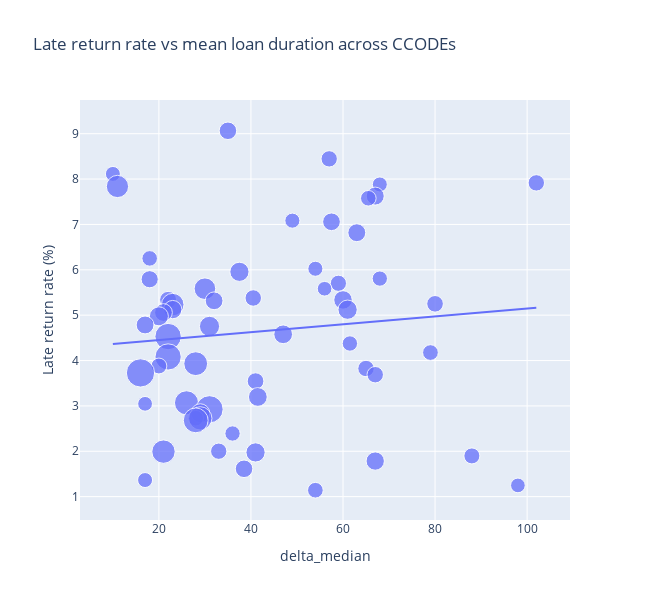

Notebook code cell kept with this figure:
### Markdown cell above
### MIN_BORROWINGS_PER_CCODE = 1000
Pearson  r   = 0.5070   p-value ("null hypothesis: no correlation") = 3.98e-07
Spearman rho = 0.5110   p-value ("null hypothesis: no correlation") = = 3.12e-07

Late return rates generally increase with the mean loan duration per CCODE, indicating a clear positive association. At the same time, there is substantial scatter, so CCODEs with similar mean loan durations can still have very different late rates, suggesting additional influencing factors. The most extreme values occur more often in CCODEs with fewer loans, which may partly reflect sampling noise

### MIN_BORROWINGS_PER_CCODE = 5000
To get a more robust picture, we apply a higher threshold. The relationship becomes clearer, but there is still substantial variance

Pearson  r   = 0.6683   p-value ("null hypothesis: no correlation") = 5.38e-09
Spearman rho = 0.6904   p-value ("null hypothesis: no correlation") = = 1.04e-09

### Code cell
input_data_frame = ccode_table.copy()

input_data_frame["size"] = 50 + 400 * np.sqrt(
    input_data_frame["n_loans"] / input_data_frame["n_loans"].max()
)

fig = px.scatter(
    input_data_frame,
    x="delta_median",
    y="late_rate_percent",
    size="size",
    hover_name="Sammlungszeichen/CCODE",
    hover_data={
        "n_loans": True,
        "delta_median": ":.1f",
        "late_rate_percent": ":.2f",
        "size": False,
    },
    labels={
        "delta_median": "delta_median",
        "late_rate_percent": "Late return rate (%)",
    },
    title="Late return rate vs mean loan duration across CCODEs",
    trendline="ols",
)

fig.update_traces(marker=dict(opacity=0.75))
fig.update_layout(width=650, height=600)
fig.show()

log_pearson_spearman(input_data_frame, "delta_median", "late_rate_percent")

### Figure 1 — Plotly figure (JSON) as saved in the notebook; plotly's stock layout.template omitted (floating-point values rounded to 4 significant figures)
{"data": [{"customdata": [[16320.0, 172.5], [11000.0, 150.6], [6261.0, 125.9], [11280.0, 151.8], [6293.0, 126.1], [56860.0, 278.6], [18990.0, 182.1], [8262.0, 137.2], [6593.0, 127.9], [17310.0, 176.2], [18510.0, 180.4], [8078.0, 136.2], [6525.0, 127.5], [26900.0, 207.3], [7285.0, 131.8], [14690.0, 166.2], [10400.0, 147.8], [49080.0, 262.4], [5446.0, 120.8], [11530.0, 152.9], [13640.0, 162.0], [22100.0, 192.5], [17770.0, 177.8], [12100.0, 155.4], [60690.0, 286.2], [21100.0, 189.3], [27400.0, 208.7], [17690.0, 177.5], [25710.0, 203.7], [18210.0, 179.4], [34520.0, 228.1], [23680.0, 197.5], [127000.0, 391.6], [7496.0, 133.0], [8621.0, 139.0], [123900.0, 387.5], [78710.0, 319.0], [9202.0, 142.0], [11300.0, 151.9], [174000.0, 450.0], [11420.0, 152.4], [12410.0, 156.8], [23650.0, 197.4], [83570.0, 327.2], [5712.0, 122.5], [147000.0, 417.7], [24620.0, 200.4], [8244.0, 137.1], [70800.0, 305.1], [96440.0, 347.8], [7358.0, 132.2], [10840.0, 149.8], [72230.0, 307.7], [27100.0, 207.8], [9696.0, 144.4], [20900.0, 188.6], [16610.0, 173.6], [6370.0, 126.5], [5531.0, 121.3], [8499.0, 138.4]], "hovertemplate": "<b>%{hovertext}</b><br><br>delta_median=%{x:.1f}<br>Late return rate (%)=%{y:.2f}<br>n_loans=%{customdata[0]}<extra></extra>", "hovertext": ["dvdsa", "esan", "dvdkisa", "esaw", "sk", "dvdki", "esav", "esah", "esag", "esao", "esam", "eslfantasy", "esar", "jusa", "esas", "kifr", "esau", "kisa", "esak", "esae", "jusare", "esach", "sp", "esay", "kisl", "mag", "esax", "dvdserie", "kisare", "tonie", "jusl", "efr", "dvdsl", "dsa", "esap", "kisl4.1", "kisl5.1", "kisabire", "esad", "kisl1", "zs", "dkisa", "ecom", "esac", "eslbiograf", "dki", "juslmanga", "eslhist", "kislcomic", "esl", "esltabu", "dslKrimi", "eslkrimi/thriller", "dsl", "dmKlassik", "dmPop", "eslunterha", "dslThriller", "dmWeltmusik/Folk", "dmJazz"], "legendgroup": "", "marker": {"color": "#636efa", "size": [172.5, 150.6, 125.9, 151.8, 126.1, 278.6, 182.1, 137.2, 127.9, 176.2, 180.4, 136.2, 127.5, 207.3, 131.8, 166.2, 147.8, 262.4, 120.8, 152.9, 162.0, 192.5, 177.8, 155.4, 286.2, 189.3, 208.7, 177.5, 203.7, 179.4, 228.1, 197.5, 391.6, 133.0, 139.0, 387.5, 319.0, 142.0, 151.9, 450.0, 152.4, 156.8, 197.4, 327.2, 122.5, 417.7, 200.4, 137.1, 305.1, 347.8, 132.2, 149.8, 307.7, 207.8, 144.4, 188.6, 173.6, 126.5, 121.3, 138.4], "sizemode": "area", "sizeref": 1.125, "symbol": "circle", "opacity": 0.75}, "mode": "markers", "name": "", "orientation": "v", "showlegend": false, "x": [35.0, 57.0, 10.0, 102.0, 68.0, 11.0, 67.0, 65.5, 49.0, 57.5, 63.0, 18.0, 54.0, 37.5, 68.0, 18.0, 59.0, 30.0, 56.0, 40.5, 22.0, 60.0, 32.0, 80.0, 23.0, 23.0, 61.0, 21.0, 20.0, 17.0, 31.0, 47.0, 22.0, 61.5, 79.0, 22.0, 28.0, 20.0, 65.0, 16.0, 67.0, 41.0, 41.5, 26.0, 17.0, 31.0, 29.0, 28.0, 29.0, 28.0, 36.0, 33.0, 21.0, 41.0, 88.0, 67.0, 38.5, 17.0, 98.0, 54.0], "xaxis": "x", "y": [9.064, 8.445, 8.114, 7.916, 7.882, 7.837, 7.625, 7.577, 7.083, 7.058, 6.818, 6.252, 6.023, 5.956, 5.806, 5.792, 5.703, 5.583, 5.582, 5.379, 5.338, 5.336, 5.317, 5.25, 5.233, 5.123, 5.121, 5.058, 4.975, 4.784, 4.754, 4.578, 4.529, 4.376, 4.176, 4.079, 3.931, 3.88, 3.824, 3.727, 3.688, 3.546, 3.197, 3.068, 3.046, 2.926, 2.839, 2.729, 2.726, 2.681, 2.392, 2.001, 1.992, 1.975, 1.898, 1.784, 1.614, 1.366, 1.248, 1.141], "yaxis": "y", "type": "scatter"}, {"hovertemplate": "<b>OLS trendline</b><br>late_rate_percent = 0.00869829 * delta_median + 4.27636<br>R<sup>2</sup>=0.009408<br><br>delta_median=%{x:.1f}<br>Late return rate (%)=%{y:.2f} <b>(trend)</b><extra></extra>", "legendgroup": "", "marker": {"color": "#636efa", "symbol": "circle", "opacity": 0.75}, "mode": "lines", "name": "", "showlegend": false, "x": [10.0, 11.0, 16.0, 17.0, 17.0, 17.0, 18.0, 18.0, 20.0, 20.0, 21.0, 21.0, 22.0, 22.0, 22.0, 23.0, 23.0, 26.0, 28.0, 28.0, 28.0, 29.0, 29.0, 30.0, 31.0, 31.0, 32.0, 33.0, 35.0, 36.0, 37.5, 38.5, 40.5, 41.0, 41.0, 41.5, 47.0, 49.0, 54.0, 54.0, 56.0, 57.0, 57.5, 59.0, 60.0, 61.0, 61.5, 63.0, 65.0, 65.5, 67.0, 67.0, 67.0, 68.0, 68.0, 79.0, 80.0, 88.0, 98.0, 102.0], "xaxis": "x", "y": [4.363, 4.372, 4.416, 4.424, 4.424, 4.424, 4.433, 4.433, 4.45, 4.45, 4.459, 4.459, 4.468, 4.468, 4.468, 4.476, 4.476, 4.503, 4.52, 4.52, 4.52, 4.529, 4.529, 4.537, 4.546, 4.546, 4.555, 4.563, 4.581, 4.589, 4.603, 4.611, 4.629, 4.633, 4.633, 4.637, 4.685, 4.703, 4.746, 4.746, 4.763, 4.772, 4.777, 4.79, 4.798, 4.807, 4.811, 4.824, 4.842, 4.846, 4.859, 4.859, 4.859, 4.868, 4.868, 4.964, 4.972, 5.042, 5.129, 5.164], "yaxis": "y", "type": "scatter"}], "layout": {"xaxis": {"anchor": "y", "domain": [0.0, 1.0], "title": {"text": "delta_median"}}, "yaxis": {"anchor": "x", "domain": [0.0, 1.0], "title": {"text": "Late return rate (%)"}}, "legend": {"tracegroupgap": 0, "itemsizing": "constant"}, "title": {"text": "Late return rate vs mean loan duration across CCODEs"}, "width": 650, "height": 600}}
